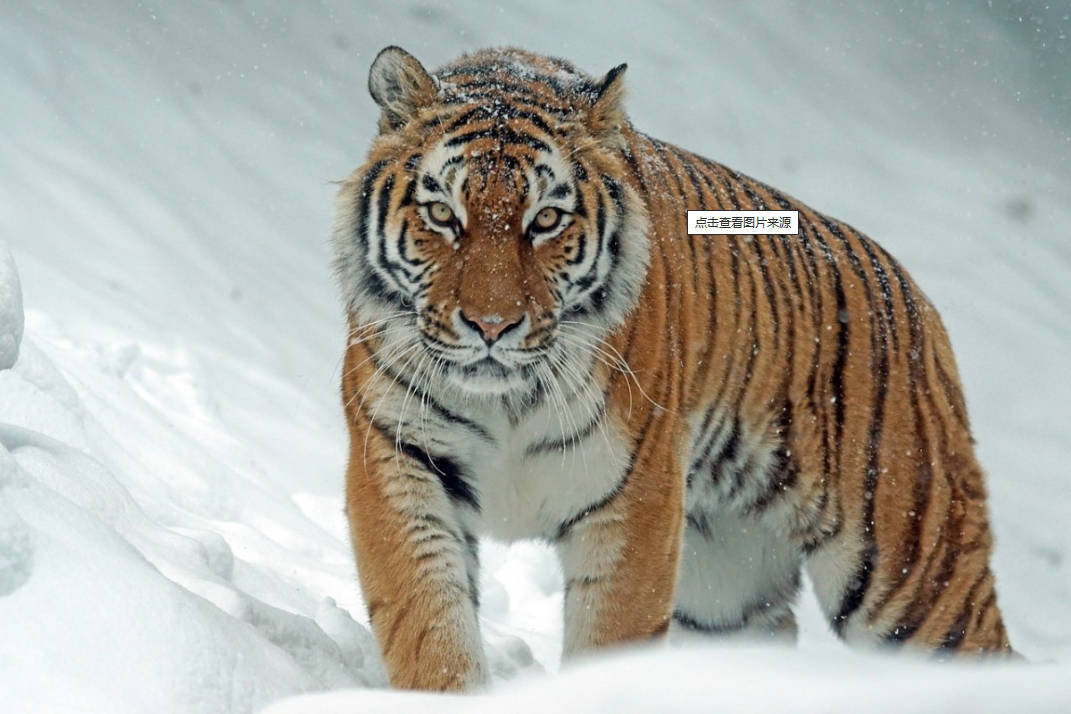
//> input picture image.jpg, 1071 x 714 px
$ ./main   (built with g++ and OpenCV 4)
//> lines starting //> are read from the running program, lines starting //| are printed output that depends on the picture; after the words box and inside, x2 and y2 are one past the last pixel; in counts of white or black regions, pixels touching at a corner belong together
//#include <CL/opencl.h>
#include <opencv2/opencv.hpp>
#include <chrono>

int main(int argc , char * argv[]){


    cv::Mat image = cv::imread("../image.jpg");
//> image is the input picture: 714 rows x 1071 cols, CV_8UC3; mean B, G, R 163.5, 170.7, 170.5
    cv::Mat templ = cv::imread("../templ.jpg");
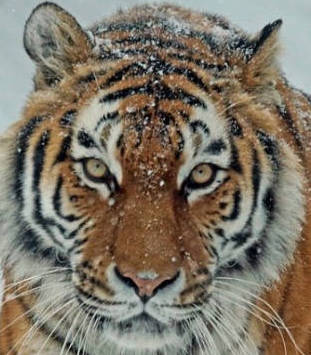
//> input picture templ.jpg, 311 x 355 px
//> templ is the input picture: 355 rows x 311 cols, CV_8UC3; mean B, G, R 102.7, 116.8, 125.4
    cv::Mat result;
    cv::Mat draw_img;
    cv::Mat draw_uimg;
    image.copyTo(draw_img);
    image.copyTo(draw_uimg);


    auto start = std::chrono::system_clock::now();
    cv::matchTemplate(image,templ,result,3);
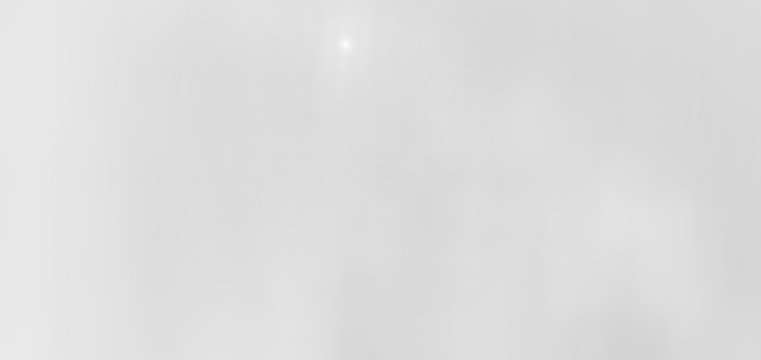
//> result: 360 rows x 761 cols, CV_32FC1; min 0.826, max 0.999, mean 0.871
    double minVal, maxVal;
    cv::Point minLoc, maxLoc;
    cv::minMaxLoc(result,&minVal,&maxVal,&minLoc,&maxLoc);
//> minVal = 0.826; maxVal = 0.999; minLoc = Point(625, 359); maxLoc = Point(345, 44)
    cv::rectangle(draw_img, maxLoc ,cv::Point( templ.cols + maxLoc.x , templ.rows + maxLoc.y ),cv::Scalar(0,255,0) );
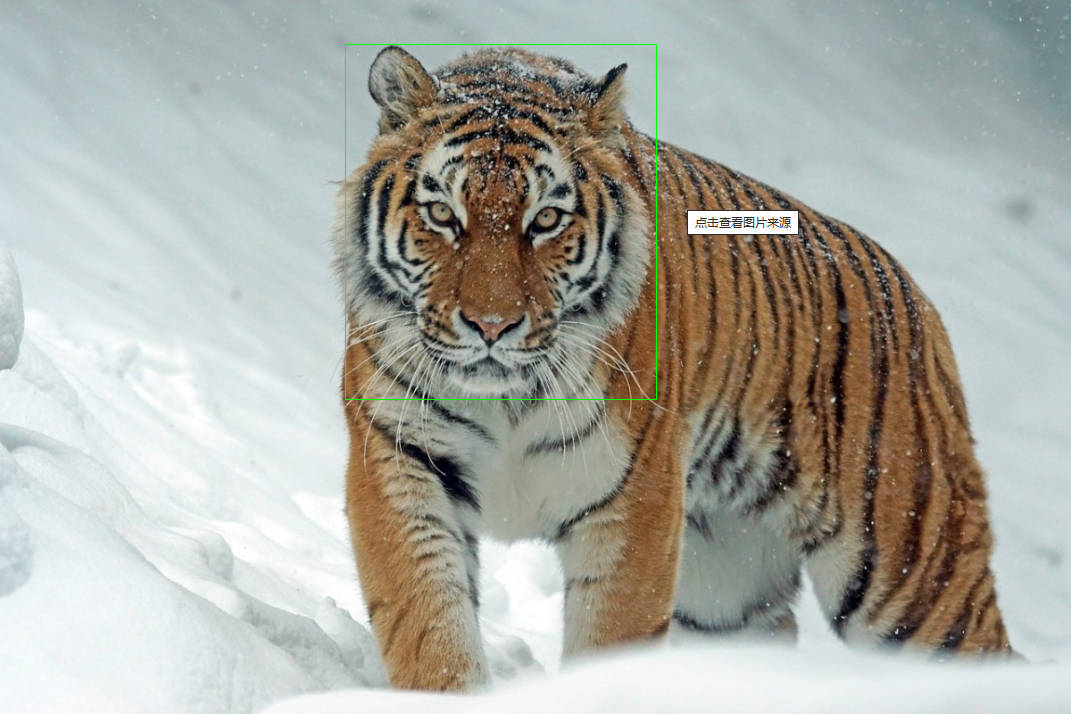
//> draw_img: 714 rows x 1071 cols, CV_8UC3; 0.17% of pixels changed, all inside (x1, y1, x2, y2) = (345, 44, 657, 400)
    auto end  = std::chrono::system_clock::now();
    auto time = std::chrono::duration_cast< std::chrono::milliseconds >(end - start).count();
    std::cout<<"mat passing time = " << time <<" ms "<<std::endl;
    cv::imwrite("../result.jpg",draw_img);


    cv::UMat uimage;
    cv::UMat utempl;
    cv::UMat uresult;
    image.copyTo(uimage);
    templ.copyTo(utempl);
    auto start2 = std::chrono::system_clock::now();
    cv::matchTemplate(uimage,utempl,uresult,3);
    double uminVal, umaxVal;
    cv::Point uminLoc, umaxLoc;
    cv::minMaxLoc(uresult,&uminVal,&umaxVal,&uminLoc,&umaxLoc);
//> uminVal = 0.826; umaxVal = 0.999; uminLoc = Point(625, 359); umaxLoc = Point(345, 44)
    cv::rectangle(draw_uimg, umaxLoc ,cv::Point( utempl.cols + umaxLoc.x , utempl.rows + umaxLoc.y ),cv::Scalar(0,0,255) );
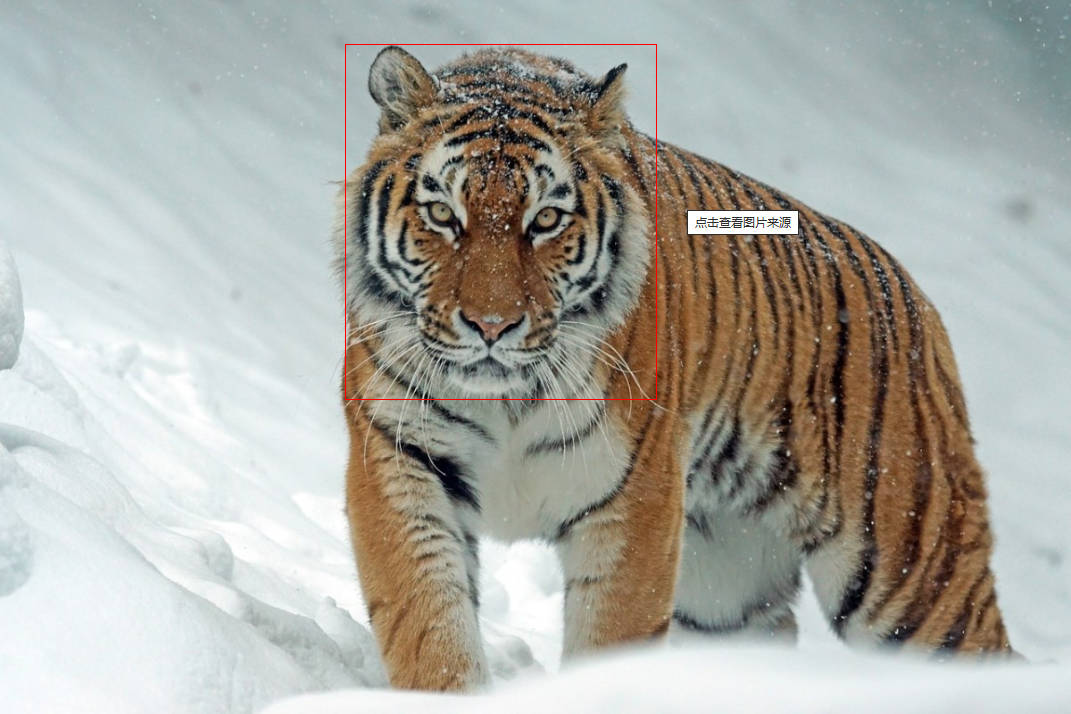
//> draw_uimg: 714 rows x 1071 cols, CV_8UC3; 0.17% of pixels changed, all inside (x1, y1, x2, y2) = (345, 44, 657, 400)
    auto end2  = std::chrono::system_clock::now();
    auto time2 = std::chrono::duration_cast< std::chrono::milliseconds >(end2 - start2).count();
    std::cout<<"umat passing time = " << time2<<" ms "<<std::endl;
    cv::imwrite("../result2.jpg",draw_uimg);


}
